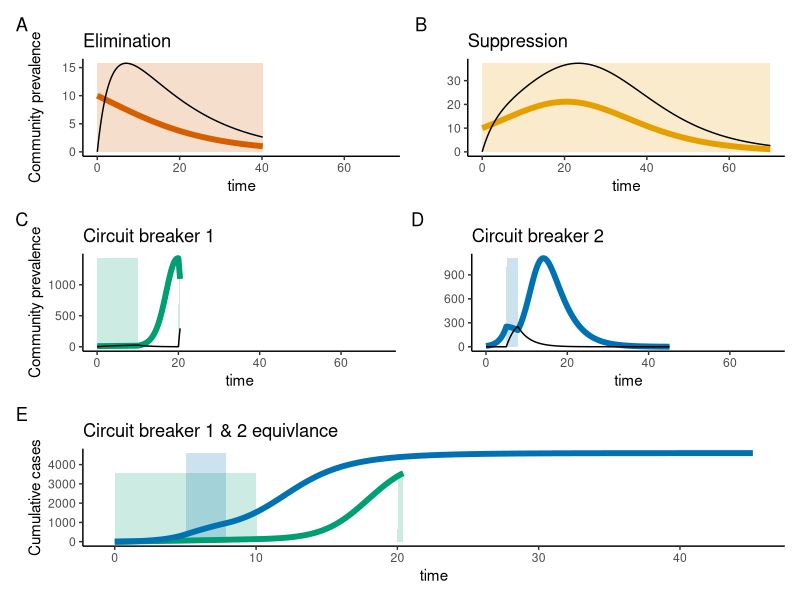

Write R code to recreate this figure.
require(deSolve)
require(ggplot2)
require(patchwork)
cols <- c("#999999", "#E69F00", "#56B4E9", "#009E73", "#F0E442", "#0072B2", "#D55E00", "#CC79A7", "#66CC99")

### The aim of this code is to make a figure that illustrates
### the isolation-only strategy in terms of Hansen & Day
### in terms of the public health terminology that I defined
#### elimination, suppression, and circuit breaker.


##### Parameters
# max daily rate of community member isolation
u1max <- 0.7
# max daily rate of traveler isolation
u2max <- 0
# constraint on community member isolation
C1max <- 500
# constraint on traveller isolation
C2max <- 100
# transmission rate
beta<-.0002
# importation rate
theta<-2
theta<-0
mu<-0.334
# relative transmissibility of travellers
c<-1
T<-70
# daily vaccination rate
rho<-0
# start time for community isolation
tstart1<-0
# in case we wanted to do two switches
toff1 <- 1000 # currently set to not turn-off
# start time for restrictions on travellers
tstart2<-0


# community isolation function
u1fun<-function(t){
  u1 = u1max
  if(t<tstart1){
  u1 = 0}
  if(t<(toff1+10) & t>toff1){
    u1 = 0
  }
  return(u1)
}

# travel restrictions function
u2fun<-function(t){
  if(t>tstart2){
    u2 = u2max}
  else{
    u2 = 0
  }
  return(u2)
}

# This is designed to trigger termination of the simulation when I1>0.5
rootfun <- function(t, y, parameters){
  I1 = y[2]
  # However, with importations, it doesn't make sense to have this as
  # the endpoint of the simulation, so instead I just set Imin = 0 and have
  # the simulation end at T=100.
  y1 = 1 - I1 
  return(y1)
}


SI<-function(t, y, parameters){
  S = y[1]
  I1 = y[2]
  I2 = y[3]
  C1 = y[4]
  C2 = y[5]
  iso = y[6]
  u1 = u1fun(t)
  u2 = u2fun(t)
  
  if(C1 > C1max){
    u1 = 0
  }
  if(C2 > C2max){
    u2 = 0
  }
  
  dS = - beta*S*(I1 + c*I2) - rho*S
  dI1 = beta*S*(I1 + c*I2) - mu*I1 - u1*I1
  dI2 = theta - 2*mu*I2 - u2*I2
  dC1 = u1*I1
  dC2 = u2*I2
  diso = u1*I1 - mu*iso
  return(list(c(dS,dI1,dI2,dC1,dC2,diso)))
}

### ELIMINATION
out <- ode(y = c(S=5000,I1=10,I2=0,C1=0,C2=0,iso=0), parms = NULL, times = seq(0,T,.05), func = SI, events = list(func = NULL, root = TRUE, terminalroot = 1), rootfun=rootfun)
out<- data.frame(out)
J = cumsum(beta*out$S*(out$I1+c*out$I2)*diff(c(0,out$time)))
J.elim <- J
u = rep(0,length(J))
u[which(diff(c(out$C1[1],out$C1))*diff(c(0,out$time))>0.001)] = max(c(out$I1,out$iso))
out.elim <- data.frame(out,u=u)

g.elim = ggplot(out.elim, aes(x = time, y = I1)) +
  geom_ribbon(aes(ymin = 0, ymax = u), fill = cols[7], alpha = 0.2)+
  geom_line(color = cols[7], size = 2)+
  geom_line(aes(y=iso))+
  ggtitle("Elimination")+ylab("Community prevalence") + xlim(0,T)+theme_classic()

##### SUPPRESSION (same parameters except a lower u1max)
u1max <- 0.6
out <- ode(y = c(S=5000,I1=10,I2=0,C1=0,C2=0,iso=0), parms = NULL, times = seq(0,T,.05), func = SI, events = list(func = NULL, root = TRUE, terminalroot = 1), rootfun=rootfun)
out <- data.frame(out)
out.supp<-data.frame(out)
J = cumsum(beta*out$S*(out$I1+c*out$I2)*diff(c(0,out$time)))
J.supp <- J
u = rep(0,length(J))
u[which(diff(c(out$C1[1],out$C1))*diff(c(0,out$time))>0.001)] = max(c(out$I1,out$iso))
out.supp <- data.frame(out,u=u)

g.supp = ggplot(out.supp, aes(x = time, y = I1)) +
  geom_ribbon(aes(ymin = 0, ymax = u), fill = cols[2], alpha = 0.2)+
  geom_line(color = cols[2], size = 2)+
  geom_line(aes(y=iso))+ggtitle("Suppression")+ylab("") + xlim(0,T)+theme_classic()

###### CIRCUIT BREAKER (a lower value of the constraint)
### (also times of on and off to illustrate that timing doesn't matter)
C1max <- 400
toff1<-10
out <- ode(y = c(S=5000,I1=10,I2=0,C1=0,C2=0,iso=0), parms = NULL, times = seq(0,T,.05), func = SI, events = list(func = NULL, root = TRUE, terminalroot = 1), rootfun=rootfun)
out <- data.frame(out)
out.circ<-out
J = cumsum(beta*out$S*(out$I1+c*out$I2)*diff(c(0,out$time)))
u = rep(0,length(J))
u[which(diff(c(out$C1[1],out$C1))*diff(c(0,out$time))>0.001)] = max(c(out$I1,out$iso))
out.circ <- data.frame(out,u=u,J=J)
print(tail(out$C1,1))

g.circ = ggplot(out.circ, aes(x = time, y = I1)) +
  geom_ribbon(aes(ymin = 0, ymax = u), fill = cols[4], alpha = 0.2)+
  geom_line(color = cols[4], size = 2)+geom_line(aes(y=iso))+ggtitle("Circuit breaker 1")+ylab("Community prevalence") + xlim(0,T) + theme_classic()


#### A different circuit-breaker with the same parameters as above
tstart1<-5
toff1<-1000
out <- ode(y = c(S=5000,I1=10,I2=0,C1=0,C2=0,iso=0), parms = NULL, times = seq(0,T,.05), func = SI, events = list(func = NULL, root = TRUE, terminalroot = 1), rootfun=rootfun)
out <- data.frame(out)
out.circ.2<-out
print(tail(out$C1,1))
J = cumsum(beta*out$S*(out$I1+c*out$I2)*diff(c(0,out$time)))
u = rep(0,length(J))
u[which(diff(c(out$C1[1],out$C1))*diff(c(0,out$time))>0.001)] = max(c(out$I1,out$iso))
out.circ2 <- data.frame(out,u=u,J=J)
print(tail(out$C1,1))

g.circ.2 = ggplot(out.circ.2, aes(x = time, y = I1)) +
  geom_ribbon(aes(ymin = 0, ymax = u), fill = cols[6], alpha = 0.2)+
  geom_line(color = cols[6], size = 2)+
  geom_line(aes(y=iso))+
  ggtitle("Circuit breaker 2")+ylab("") + xlim(0,T) + theme_classic()



J.circ = ggplot()+
  geom_ribbon(data=out.circ,aes(x=time,ymin = 0, ymax = u*(max(J)/max(I1))), fill = cols[4], alpha = 0.2)+
  geom_ribbon(data=out.circ.2,aes(x=time,ymin = 0, ymax = u*(max(J)/max(I1))), fill = cols[6], alpha = 0.2)+
  geom_line(data=out.circ, aes(x = time, y = J),color = cols[4], size = 2)+
  geom_line(data=out.circ.2, aes(x = time, y = J),color = cols[6], size = 2)+ylab("Cumulative cases")+ggtitle("Circuit breaker 1 & 2 equivlance")+theme_classic()

g1=g.elim+g.supp
g2=g.circ+g.circ.2
fig = g1/g2/J.circ+
  plot_annotation(tag_levels = 'A')
ggsave("~/Desktop/Work/Students/MSc/Adu-Boahen/Thesis_2024-Updates/Amys codes/figures/Isolation_only_no_importations.pdf", width = 20, height = 15, units = "cm")
